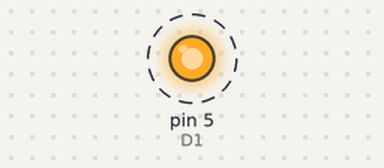
This sketch was run on a simulated Arduino Uno, built with avr-gcc and run on an emulated ATmega328P. On the bench: output pins drawn as LEDs (lit = HIGH). Dashed ring = blinking.

Above: at 0.5 s.
Timing chart, 0 to 3.3 s (numbered marks = the images above):
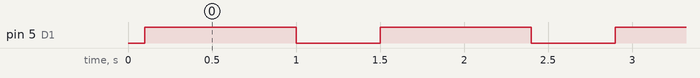

The sketch:

BlinkingTest.ino
```cpp
#define D0 16
#define D1 5
#define D2 4
#define D3 0
#define D4 2
#define D5 14
#define D6 12
#define D7 13
#define D8 15

void setup() {

  Serial.begin(115200);
  delay(100);
 pinMode(D1, OUTPUT); // GPIO05, Digital Pin D1
}
void loop() {
 digitalWrite(5, HIGH);
 delay(900);
 digitalWrite(5, LOW);
 delay(500);
}
```

Measured:
- by itself, pin 5 (D1): alternates HIGH for 0.90 s and LOW for 0.50 s
